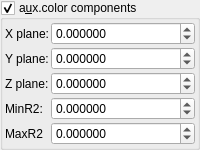
    <widget class="MyGroupBox" name="groupCheck_fold_color_aux_color_enabled_false">
     <property name="title">
      <string>a&amp;ux.color components</string>
     </property>
     <property name="checkable">
      <bool>true</bool>
     </property>
     <layout class="QVBoxLayout" name="verticalLayout_8">
      <property name="leftMargin">
       <number>2</number>
      </property>
      <property name="topMargin">
       <number>2</number>
      </property>
      <property name="rightMargin">
       <number>2</number>
      </property>
      <property name="bottomMargin">
       <number>2</number>
      </property>
      <item>
       <layout class="QGridLayout" name="gridLayout_16" columnstretch="0,1">
        <property name="spacing">
         <number>2</number>
        </property>
        <item row="3" column="0">
         <widget class="QLabel" name="label_34">
          <property name="text">
           <string>Z plane:</string>
          </property>
         </widget>
        </item>
        <item row="2" column="1">
         <widget class="MyDoubleSpinBox" name="spinbox3_mandelbox_color_y">
          <property name="sizePolicy">
           <sizepolicy hsizetype="Minimum" vsizetype="Maximum">
            <horstretch>0</horstretch>
            <verstretch>0</verstretch>
           </sizepolicy>
          </property>
          <property name="prefix">
           <string/>
          </property>
          <property name="suffix">
           <string/>
          </property>
          <property name="decimals">
           <number>6</number>
          </property>
          <property name="minimum">
           <double>-100.000000000000000</double>
          </property>
          <property name="maximum">
           <double>100.000000000000000</double>
          </property>
          <property name="singleStep">
           <double>0.100000000000000</double>
          </property>
         </widget>
        </item>
        <item row="1" column="0">
         <widget class="QLabel" name="label_29">
          <property name="text">
           <string>X plane:</string>
          </property>
         </widget>
        </item>
        <item row="3" column="1">
         <widget class="MyDoubleSpinBox" name="spinbox3_mandelbox_color_z">
          <property name="sizePolicy">
           <sizepolicy hsizetype="Minimum" vsizetype="Maximum">
            <horstretch>0</horstretch>
            <verstretch>0</verstretch>
           </sizepolicy>
          </property>
          <property name="prefix">
           <string/>
          </property>
          <property name="suffix">
           <string/>
          </property>
          <property name="decimals">
           <number>6</number>
          </property>
          <property name="minimum">
           <double>-100.000000000000000</double>
          </property>
          <property name="maximum">
           <double>100.000000000000000</double>
          </property>
          <property name="singleStep">
           <double>0.100000000000000</double>
          </property>
         </widget>
        </item>
        <item row="1" column="1">
         <widget class="MyDoubleSpinBox" name="spinbox3_mandelbox_color_x">
          <property name="sizePolicy">
           <sizepolicy hsizetype="Minimum" vsizetype="Maximum">
            <horstretch>0</horstretch>
            <verstretch>0</verstretch>
           </sizepolicy>
          </property>
          <property name="prefix">
           <string/>
          </property>
          <property name="suffix">
           <string/>
          </property>
          <property name="decimals">
           <number>6</number>
          </property>
          <property name="minimum">
           <double>-100.000000000000000</double>
          </property>
          <property name="maximum">
           <double>100.000000000000000</double>
          </property>
          <property name="singleStep">
           <double>0.100000000000000</double>
          </property>
         </widget>
        </item>
        <item row="2" column="0">
         <widget class="QLabel" name="label_35">
          <property name="text">
           <string>Y plane:</string>
          </property>
         </widget>
        </item>
        <item row="4" column="0">
         <widget class="QLabel" name="label_36">
          <property name="text">
           <string>MinR2:</string>
          </property>
         </widget>
        </item>
        <item row="4" column="1">
         <widget class="MyDoubleSpinBox" name="spinbox_mandelbox_color_Sp1">
          <property name="sizePolicy">
           <sizepolicy hsizetype="Minimum" vsizetype="Maximum">
            <horstretch>0</horstretch>
            <verstretch>0</verstretch>
           </sizepolicy>
          </property>
          <property name="prefix">
           <string/>
          </property>
          <property name="suffix">
           <string/>
          </property>
          <property name="decimals">
           <number>6</number>
          </property>
          <property name="minimum">
           <double>-100.000000000000000</double>
          </property>
          <property name="maximum">
           <double>100.000000000000000</double>
          </property>
          <property name="singleStep">
           <double>0.100000000000000</double>
          </property>
         </widget>
        </item>
        <item row="5" column="1">
         <widget class="MyDoubleSpinBox" name="spinbox_mandelbox_color_Sp2">
          <property name="sizePolicy">
           <sizepolicy hsizetype="Minimum" vsizetype="Maximum">
            <horstretch>0</horstretch>
            <verstretch>0</verstretch>
           </sizepolicy>
          </property>
          <property name="prefix">
           <string/>
          </property>
          <property name="suffix">
           <string/>
          </property>
          <property name="decimals">
           <number>6</number>
          </property>
          <property name="minimum">
           <double>-100.000000000000000</double>
          </property>
          <property name="maximum">
           <double>100.000000000000000</double>
          </property>
          <property name="singleStep">
           <double>0.100000000000000</double>
          </property>
         </widget>
        </item>
        <item row="5" column="0">
         <widget class="QLabel" name="label_37">
          <property name="text">
           <string>MaxR2</string>
          </property>
         </widget>
        </item>
       </layout>
      </item>
     </layout>
    </widget>
